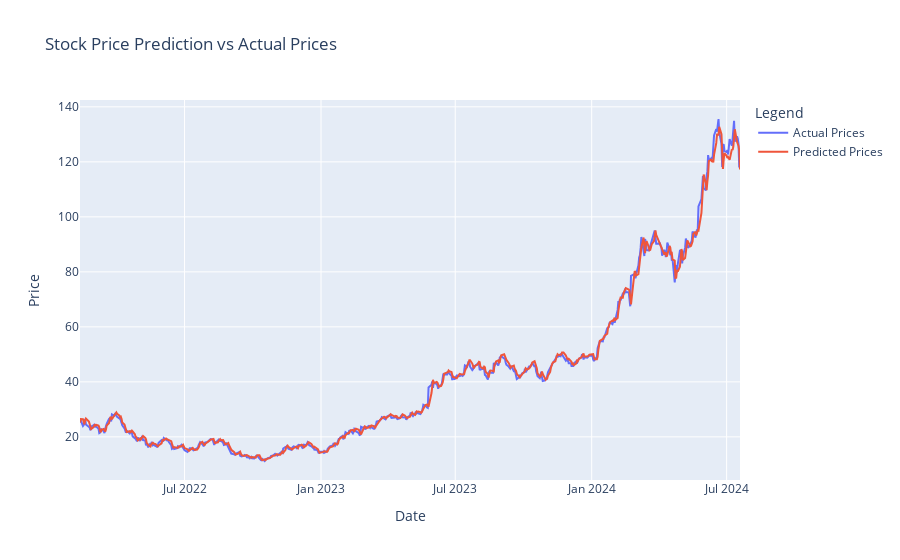

This figure's notebook cell:
### Code cell
import numpy as np
import pandas as pd
import yfinance as yf
from sklearn.preprocessing import MinMaxScaler
from tensorflow.keras.models import Sequential
from tensorflow.keras.layers import Dense, LSTM, Input
from tensorflow.keras.callbacks import EarlyStopping
from sklearn.metrics import mean_squared_error
import plotly.graph_objs as go

# Step 1: Load Historical Data
def load_data(ticker, start, end):
    data = yf.download(ticker, start=start, end=end)
    return data[['Close']]

# Step 2: Prepare the Data
def prepare_data(data, look_back=60):
    scaler = MinMaxScaler(feature_range=(0, 1))
    scaled_data = scaler.fit_transform(data)

    X, y = [], []
    for i in range(len(scaled_data) - look_back - 1):
        X.append(scaled_data[i:(i + look_back), 0])
        y.append(scaled_data[i + look_back, 0])
    
    return np.array(X), np.array(y), scaler

# Step 3: Build the Model
def build_model(input_shape):
    model = Sequential()
    model.add(Input(shape=input_shape))  # Specify the input shape using Input layer
    model.add(LSTM(units=50, return_sequences=True))
    model.add(LSTM(units=50))  # Another LSTM layer
    model.add(Dense(1))
    model.compile(optimizer='adam', loss='mean_squared_error')
    return model

# Step 4: Train the Model with Early Stopping
def train_model(model, X_train, y_train, X_val, y_val, epochs=100, batch_size=32):
    early_stopping = EarlyStopping(monitor='val_loss', patience=10, restore_best_weights=True)
    
    history = model.fit(X_train, y_train, 
                        epochs=epochs, 
                        batch_size=batch_size, 
                        validation_data=(X_val, y_val), 
                        callbacks=[early_stopping], 
                        verbose=1)
    return history

# Step 5: Make Predictions
def make_predictions(model, X_test, scaler):
    predictions = model.predict(X_test)
    return scaler.inverse_transform(predictions)

# Step 6: Plotting
def plot_predictions(dates, y_test, predictions):
    fig = go.Figure()

    # Plot actual values
    fig.add_trace(go.Scatter(x=dates, y=y_test, mode='lines', name='Actual Prices'))

    # Plot predicted values
    fig.add_trace(go.Scatter(x=dates, y=predictions, mode='lines', name='Predicted Prices'))

    # Update layout
    fig.update_layout(title='Stock Price Prediction vs Actual Prices',
                      xaxis_title='Date',
                      yaxis_title='Price',
                      legend_title='Legend')

    fig.show()

# Main Execution
if __name__ == "__main__":
    # Load and prepare data with an extended date range
    data = load_data('NVDA', '2000-01-01', '2024-07-20')  # Extended date range
    look_back = 60
    X, y, scaler = prepare_data(data, look_back=look_back)

    # Split data into training and validation sets chronologically
    split_index = int(len(X) * 0.9)  # 70% for training, 30% for validation
    X_train, X_val = X[:split_index], X[split_index:]
    y_train, y_val = y[:split_index], y[split_index:]

    # Reshape data for LSTM
    X_train = np.reshape(X_train, (X_train.shape[0], X_train.shape[1], 1))
    X_val = np.reshape(X_val, (X_val.shape[0], X_val.shape[1], 1))

    # Build and train the model with early stopping
    model = build_model((X_train.shape[1], 1))
    history = train_model(model, X_train, y_train, X_val, y_val, epochs=100, batch_size=32)  # Include validation data

    # Make predictions on the validation set
    predictions = make_predictions(model, X_val, scaler)

    # Calculate and print metrics
    mse = mean_squared_error(scaler.inverse_transform(y_val.reshape(-1, 1)), predictions)
    print(f'Mean Squared Error: {mse}')

    # Create a DataFrame for plotting
    dates = data.index[-len(X_val):]  # Use dates corresponding to validation set
    y_val = scaler.inverse_transform(y_val.reshape(-1, 1)).flatten()
    predictions = predictions.flatten()

    # Plot predictions
    plot_predictions(dates, y_val, predictions)

### Figure 1 — Plotly figure (JSON) as saved in the notebook; plotly's stock layout.template omitted (floating-point values rounded to 4 significant figures; data arrays with more than 128 entries replaced by an {"elided": "..."} marker saying what was removed)
{"data": [{"mode": "lines", "name": "Actual Prices", "type": "scatter", "x": {"elided": "612 str values"}, "y": {"elided": "612 float values"}}, {"mode": "lines", "name": "Predicted Prices", "type": "scatter", "x": {"elided": "612 str values"}, "y": {"elided": "612 float values"}}], "layout": {"legend": {"title": {"text": "Legend"}}, "title": {"text": "Stock Price Prediction vs Actual Prices"}, "xaxis": {"title": {"text": "Date"}}, "yaxis": {"title": {"text": "Price"}}}}
